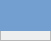
     <widget class="QFrame" name="frame_volcanica">
      <property name="geometry">
       <rect>
        <x>30</x>
        <y>30</y>
        <width>51</width>
        <height>41</height>
       </rect>
      </property>
      <property name="styleSheet">
       <string notr="true"/>
      </property>
      <property name="frameShape">
       <enum>QFrame::StyledPanel</enum>
      </property>
      <property name="frameShadow">
       <enum>QFrame::Raised</enum>
      </property>
      <widget class="QLabel" name="titulo_volcanica">
       <property name="geometry">
        <rect>
         <x>0</x>
         <y>0</y>
         <width>451</width>
         <height>31</height>
        </rect>
       </property>
       <property name="font">
        <font>
         <pointsize>12</pointsize>
         <weight>75</weight>
         <bold>true</bold>
        </font>
       </property>
       <property name="styleSheet">
        <string notr="true">background-color: rgb(114, 159, 207);
color: rgb(238, 238, 236);</string>
       </property>
       <property name="text">
        <string>Ígnea Volcánica</string>
       </property>
       <property name="alignment">
        <set>Qt::AlignCenter</set>
       </property>
      </widget>
      <widget class="QWidget" name="layoutWidget_8">
       <property name="geometry">
        <rect>
         <x>10</x>
         <y>40</y>
         <width>431</width>
         <height>451</height>
        </rect>
       </property>
       <layout class="QVBoxLayout" name="layout_volcanica">
        <item>
         <layout class="QHBoxLayout" name="horizontalLayout_26">
          <property name="sizeConstraint">
           <enum>QLayout::SetDefaultConstraint</enum>
          </property>
          <item>
           <widget class="QLabel" name="label_vol_mineral">
            <property name="text">
             <string>Mineral</string>
            </property>
           </widget>
          </item>
          <item>
           <widget class="QLineEdit" name="input_vol_mineral"/>
          </item>
         </layout>
        </item>
        <item>
         <layout class="QHBoxLayout" name="horizontalLayout_27">
          <item>
           <widget class="QLabel" name="label_vol_size">
            <property name="text">
             <string>Tamaño</string>
            </property>
           </widget>
          </item>
          <item>
           <widget class="QSpinBox" name="input_vol_size">
            <property name="maximum">
             <number>500</number>
            </property>
           </widget>
          </item>
         </layout>
        </item>
        <item>
         <layout class="QHBoxLayout" name="horizontalLayout_28">
          <item>
           <widget class="QLabel" name="label_vol_forma">
            <property name="text">
             <string>Forma</string>
            </property>
           </widget>
          </item>
          <item>
           <widget class="QComboBox" name="input_vol_forma">
            <item>
             <property name="text">
              <string>---------------</string>
             </property>
            </item>
            <item>
             <property name="text">
              <string>Euhedral</string>
             </property>
            </item>
            <item>
             <property name="text">
              <string>Subhedral</string>
             </property>
            </item>
            <item>
             <property name="text">
              <string>Anhedral</string>
             </property>
            </item>
           </widget>
          </item>
         </layout>
        </item>
        <item>
         <layout class="QVBoxLayout" name="verticalLayout_11">
          <item>
           <widget class="QLabel" name="label_vol_observa">
            <property name="text">
             <string>Observaciones:</string>
            </property>
            <property name="alignment">
             <set>Qt::AlignCenter</set>
            </property>
           </widget>
          </item>
          <item>
           <widget class="QTextEdit" name="input_vol_observa"/>
          </item>
         </layout>
        </item>
        <item>
         <widget class="QPushButton" name="boton_vol_siguiente_p">
          <property name="text">
           <string>Siguiente Punto</string>
          </property>
         </widget>
        </item>
       </layout>
      </widget>
     </widget>
